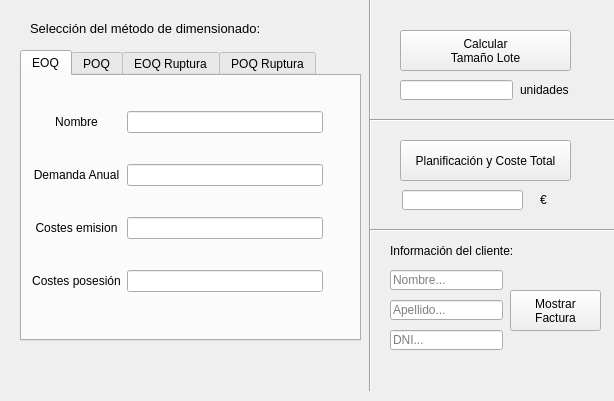
<?xml version="1.0" encoding="UTF-8"?>
<ui version="4.0">
 <class>MainWindow</class>
 <widget class="QMainWindow" name="MainWindow">
  <property name="geometry">
   <rect>
    <x>0</x>
    <y>0</y>
    <width>614</width>
    <height>401</height>
   </rect>
  </property>
  <property name="windowTitle">
   <string>Dimensionado de lote</string>
  </property>
  <widget class="QWidget" name="centralwidget">
   <widget class="QTabWidget" name="tabWidget">
    <property name="geometry">
     <rect>
      <x>20</x>
      <y>50</y>
      <width>341</width>
      <height>291</height>
     </rect>
    </property>
    <property name="toolTip">
     <string>Selecciona uno de los métodos de dimensionado.
Rellena los campos indicados en la pestaña correspondiente.</string>
    </property>
    <property name="currentIndex">
     <number>0</number>
    </property>
    <widget class="QWidget" name="tab_eoq">
     <attribute name="title">
      <string>EOQ</string>
     </attribute>
     <widget class="QWidget" name="gridLayoutWidget">
      <property name="geometry">
       <rect>
        <x>10</x>
        <y>10</y>
        <width>291</width>
        <height>231</height>
       </rect>
      </property>
      <layout class="QGridLayout" name="gridLayout">
       <item row="2" column="1">
        <widget class="QLineEdit" name="line_cost_emi"/>
       </item>
       <item row="1" column="1">
        <widget class="QLineEdit" name="line_dem_anu"/>
       </item>
       <item row="0" column="1">
        <widget class="QLineEdit" name="line_producto"/>
       </item>
       <item row="3" column="1">
        <widget class="QLineEdit" name="line_cost_pos"/>
       </item>
       <item row="0" column="0">
        <widget class="QLabel" name="label_2">
         <property name="text">
          <string>Nombre</string>
         </property>
         <property name="alignment">
          <set>Qt::AlignCenter</set>
         </property>
        </widget>
       </item>
       <item row="1" column="0">
        <widget class="QLabel" name="label_3">
         <property name="text">
          <string>Demanda Anual</string>
         </property>
         <property name="alignment">
          <set>Qt::AlignCenter</set>
         </property>
        </widget>
       </item>
       <item row="2" column="0">
        <widget class="QLabel" name="label_4">
         <property name="text">
          <string>Costes emision</string>
         </property>
         <property name="alignment">
          <set>Qt::AlignCenter</set>
         </property>
        </widget>
       </item>
       <item row="3" column="0">
        <widget class="QLabel" name="label_5">
         <property name="text">
          <string>Costes posesión</string>
         </property>
         <property name="alignment">
          <set>Qt::AlignCenter</set>
         </property>
        </widget>
       </item>
      </layout>
     </widget>
    </widget>
    <widget class="QWidget" name="tab_poq">
     <attribute name="title">
      <string>POQ</string>
     </attribute>
     <widget class="QWidget" name="gridLayoutWidget_2">
      <property name="geometry">
       <rect>
        <x>10</x>
        <y>10</y>
        <width>281</width>
        <height>231</height>
       </rect>
      </property>
      <layout class="QGridLayout" name="gridLayout_3">
       <item row="2" column="0">
        <widget class="QLabel" name="label_12">
         <property name="text">
          <string>Costes emision</string>
         </property>
         <property name="alignment">
          <set>Qt::AlignCenter</set>
         </property>
        </widget>
       </item>
       <item row="4" column="1">
        <widget class="QLineEdit" name="line_deman_diaria"/>
       </item>
       <item row="1" column="1">
        <widget class="QLineEdit" name="line_dem_anu_3"/>
       </item>
       <item row="3" column="0">
        <widget class="QLabel" name="label_13">
         <property name="text">
          <string>Costes posesión</string>
         </property>
         <property name="alignment">
          <set>Qt::AlignCenter</set>
         </property>
        </widget>
       </item>
       <item row="2" column="1">
        <widget class="QLineEdit" name="line_cost_emi_3"/>
       </item>
       <item row="3" column="1">
        <widget class="QLineEdit" name="line_cost_pos_3"/>
       </item>
       <item row="4" column="0">
        <widget class="QLabel" name="label_14">
         <property name="text">
          <string>Demanda diaria</string>
         </property>
         <property name="alignment">
          <set>Qt::AlignCenter</set>
         </property>
        </widget>
       </item>
       <item row="0" column="1">
        <widget class="QLineEdit" name="line_producto_3"/>
       </item>
       <item row="0" column="0">
        <widget class="QLabel" name="label_10">
         <property name="text">
          <string>Nombre</string>
         </property>
         <property name="alignment">
          <set>Qt::AlignCenter</set>
         </property>
        </widget>
       </item>
       <item row="1" column="0">
        <widget class="QLabel" name="label_11">
         <property name="text">
          <string>Demanda Anual</string>
         </property>
         <property name="alignment">
          <set>Qt::AlignCenter</set>
         </property>
        </widget>
       </item>
       <item row="5" column="1">
        <widget class="QLineEdit" name="line_prod_diaria"/>
       </item>
       <item row="5" column="0">
        <widget class="QLabel" name="label_15">
         <property name="text">
          <string>Producción diaria</string>
         </property>
         <property name="alignment">
          <set>Qt::AlignCenter</set>
         </property>
        </widget>
       </item>
      </layout>
     </widget>
    </widget>
    <widget class="QWidget" name="tab_eoqR">
     <attribute name="title">
      <string>EOQ Ruptura</string>
     </attribute>
     <widget class="QWidget" name="gridLayoutWidget_3">
      <property name="geometry">
       <rect>
        <x>10</x>
        <y>10</y>
        <width>291</width>
        <height>231</height>
       </rect>
      </property>
      <layout class="QGridLayout" name="gridLayout_4">
       <item row="1" column="0">
        <widget class="QLabel" name="label_17">
         <property name="text">
          <string>Demanda Anual</string>
         </property>
         <property name="alignment">
          <set>Qt::AlignCenter</set>
         </property>
        </widget>
       </item>
       <item row="2" column="0">
        <widget class="QLabel" name="label_18">
         <property name="text">
          <string>Costes emision</string>
         </property>
         <property name="alignment">
          <set>Qt::AlignCenter</set>
         </property>
        </widget>
       </item>
       <item row="3" column="0">
        <widget class="QLabel" name="label_19">
         <property name="text">
          <string>Costes posesión</string>
         </property>
         <property name="alignment">
          <set>Qt::AlignCenter</set>
         </property>
        </widget>
       </item>
       <item row="2" column="1">
        <widget class="QLineEdit" name="line_cost_emi_4"/>
       </item>
       <item row="1" column="1">
        <widget class="QLineEdit" name="line_dem_anu_4"/>
       </item>
       <item row="4" column="1">
        <widget class="QLineEdit" name="line_cost_rupt"/>
       </item>
       <item row="3" column="1">
        <widget class="QLineEdit" name="line_cost_pos_4"/>
       </item>
       <item row="0" column="0">
        <widget class="QLabel" name="label_16">
         <property name="text">
          <string>Nombre</string>
         </property>
         <property name="alignment">
          <set>Qt::AlignCenter</set>
         </property>
        </widget>
       </item>
       <item row="4" column="0">
        <widget class="QLabel" name="label_20">
         <property name="text">
          <string>Coste ruptura</string>
         </property>
         <property name="alignment">
          <set>Qt::AlignCenter</set>
         </property>
        </widget>
       </item>
       <item row="0" column="1">
        <widget class="QLineEdit" name="line_producto_4"/>
       </item>
      </layout>
     </widget>
    </widget>
    <widget class="QWidget" name="tab_poqR">
     <attribute name="title">
      <string>POQ Ruptura</string>
     </attribute>
     <widget class="QWidget" name="gridLayoutWidget_4">
      <property name="geometry">
       <rect>
        <x>10</x>
        <y>10</y>
        <width>301</width>
        <height>251</height>
       </rect>
      </property>
      <layout class="QGridLayout" name="gridLayout_5">
       <item row="2" column="0">
        <widget class="QLabel" name="label_21">
         <property name="text">
          <string>Costes emision</string>
         </property>
         <property name="alignment">
          <set>Qt::AlignCenter</set>
         </property>
        </widget>
       </item>
       <item row="3" column="0">
        <widget class="QLabel" name="label_22">
         <property name="text">
          <string>Costes posesión</string>
         </property>
         <property name="alignment">
          <set>Qt::AlignCenter</set>
         </property>
        </widget>
       </item>
       <item row="1" column="0">
        <widget class="QLabel" name="label_25">
         <property name="text">
          <string>Demanda Anual</string>
         </property>
         <property name="alignment">
          <set>Qt::AlignCenter</set>
         </property>
        </widget>
       </item>
       <item row="5" column="0">
        <widget class="QLabel" name="label_26">
         <property name="text">
          <string>Producción diaria</string>
         </property>
         <property name="alignment">
          <set>Qt::AlignCenter</set>
         </property>
        </widget>
       </item>
       <item row="4" column="0">
        <widget class="QLabel" name="label_23">
         <property name="text">
          <string>Demanda diaria</string>
         </property>
         <property name="alignment">
          <set>Qt::AlignCenter</set>
         </property>
        </widget>
       </item>
       <item row="2" column="1">
        <widget class="QLineEdit" name="line_cost_emi_5"/>
       </item>
       <item row="5" column="1">
        <widget class="QLineEdit" name="line_prod_diaria_2"/>
       </item>
       <item row="3" column="1">
        <widget class="QLineEdit" name="line_cost_pos_5"/>
       </item>
       <item row="4" column="1">
        <widget class="QLineEdit" name="line_deman_diaria_2"/>
       </item>
       <item row="0" column="1">
        <widget class="QLineEdit" name="line_producto_5"/>
       </item>
       <item row="1" column="1">
        <widget class="QLineEdit" name="line_dem_anu_5"/>
       </item>
       <item row="0" column="0">
        <widget class="QLabel" name="label_24">
         <property name="text">
          <string>Nombre</string>
         </property>
         <property name="alignment">
          <set>Qt::AlignCenter</set>
         </property>
        </widget>
       </item>
       <item row="6" column="1">
        <widget class="QLineEdit" name="line_cost_rupt_2"/>
       </item>
       <item row="6" column="0">
        <widget class="QLabel" name="label_27">
         <property name="text">
          <string>Coste ruptura</string>
         </property>
         <property name="alignment">
          <set>Qt::AlignCenter</set>
         </property>
        </widget>
       </item>
      </layout>
     </widget>
    </widget>
   </widget>
   <widget class="QLabel" name="label">
    <property name="geometry">
     <rect>
      <x>30</x>
      <y>20</y>
      <width>231</width>
      <height>16</height>
     </rect>
    </property>
    <property name="font">
     <font>
      <pointsize>10</pointsize>
     </font>
    </property>
    <property name="text">
     <string>Selección del método de dimensionado:</string>
    </property>
   </widget>
   <widget class="Line" name="line">
    <property name="geometry">
     <rect>
      <x>360</x>
      <y>-10</y>
      <width>21</width>
      <height>401</height>
     </rect>
    </property>
    <property name="orientation">
     <enum>Qt::Vertical</enum>
    </property>
   </widget>
   <widget class="QPushButton" name="bt_calcular_tam_lote">
    <property name="geometry">
     <rect>
      <x>400</x>
      <y>30</y>
      <width>171</width>
      <height>41</height>
     </rect>
    </property>
    <property name="toolTip">
     <string>Calcular el tamaño de lote según el método seleccionado en la pestaña.</string>
    </property>
    <property name="text">
     <string>Calcular
Tamaño Lote</string>
    </property>
   </widget>
   <widget class="QLineEdit" name="line_tam_lote">
    <property name="geometry">
     <rect>
      <x>400</x>
      <y>80</y>
      <width>113</width>
      <height>20</height>
     </rect>
    </property>
    <property name="alignment">
     <set>Qt::AlignCenter</set>
    </property>
    <property name="readOnly">
     <bool>true</bool>
    </property>
   </widget>
   <widget class="Line" name="line_2">
    <property name="geometry">
     <rect>
      <x>370</x>
      <y>110</y>
      <width>251</width>
      <height>21</height>
     </rect>
    </property>
    <property name="orientation">
     <enum>Qt::Horizontal</enum>
    </property>
   </widget>
   <widget class="QPushButton" name="bt_planificacion">
    <property name="geometry">
     <rect>
      <x>400</x>
      <y>140</y>
      <width>171</width>
      <height>41</height>
     </rect>
    </property>
    <property name="toolTip">
     <string>Abre la ventana que muestra la planificación y calcula el coste total.
Es necesario calcular el tamaño de lote previamente.</string>
    </property>
    <property name="text">
     <string>Planificación y Coste Total</string>
    </property>
   </widget>
   <widget class="Line" name="line_3">
    <property name="geometry">
     <rect>
      <x>370</x>
      <y>220</y>
      <width>251</width>
      <height>21</height>
     </rect>
    </property>
    <property name="orientation">
     <enum>Qt::Horizontal</enum>
    </property>
   </widget>
   <widget class="QLineEdit" name="line_nombre">
    <property name="geometry">
     <rect>
      <x>390</x>
      <y>270</y>
      <width>113</width>
      <height>20</height>
     </rect>
    </property>
    <property name="placeholderText">
     <string>Nombre...</string>
    </property>
   </widget>
   <widget class="QLineEdit" name="line_apell">
    <property name="geometry">
     <rect>
      <x>390</x>
      <y>300</y>
      <width>113</width>
      <height>20</height>
     </rect>
    </property>
    <property name="placeholderText">
     <string>Apellido...</string>
    </property>
   </widget>
   <widget class="QLineEdit" name="line_DNI">
    <property name="geometry">
     <rect>
      <x>390</x>
      <y>330</y>
      <width>113</width>
      <height>20</height>
     </rect>
    </property>
    <property name="placeholderText">
     <string>DNI...</string>
    </property>
   </widget>
   <widget class="QPushButton" name="bt_mostrar_fact">
    <property name="geometry">
     <rect>
      <x>510</x>
      <y>290</y>
      <width>91</width>
      <height>41</height>
     </rect>
    </property>
    <property name="toolTip">
     <string>Abre la ventana que muestra los datos de facturación.</string>
    </property>
    <property name="text">
     <string>Mostrar
Factura</string>
    </property>
   </widget>
   <widget class="QLabel" name="label_6">
    <property name="geometry">
     <rect>
      <x>520</x>
      <y>80</y>
      <width>61</width>
      <height>20</height>
     </rect>
    </property>
    <property name="font">
     <font>
      <pointsize>9</pointsize>
     </font>
    </property>
    <property name="text">
     <string>unidades</string>
    </property>
   </widget>
   <widget class="QLineEdit" name="line_coste_total">
    <property name="geometry">
     <rect>
      <x>402</x>
      <y>190</y>
      <width>121</width>
      <height>20</height>
     </rect>
    </property>
    <property name="alignment">
     <set>Qt::AlignCenter</set>
    </property>
    <property name="readOnly">
     <bool>true</bool>
    </property>
   </widget>
   <widget class="QLabel" name="label_7">
    <property name="geometry">
     <rect>
      <x>540</x>
      <y>190</y>
      <width>21</width>
      <height>20</height>
     </rect>
    </property>
    <property name="font">
     <font>
      <pointsize>9</pointsize>
     </font>
    </property>
    <property name="text">
     <string>€</string>
    </property>
   </widget>
   <widget class="QLabel" name="label_8">
    <property name="geometry">
     <rect>
      <x>390</x>
      <y>240</y>
      <width>141</width>
      <height>21</height>
     </rect>
    </property>
    <property name="font">
     <font>
      <pointsize>9</pointsize>
     </font>
    </property>
    <property name="text">
     <string>Información del cliente:</string>
    </property>
   </widget>
  </widget>
  <widget class="QMenuBar" name="menubar">
   <property name="geometry">
    <rect>
     <x>0</x>
     <y>0</y>
     <width>614</width>
     <height>21</height>
    </rect>
   </property>
  </widget>
 </widget>
 <resources/>
 <connections/>
</ui>
